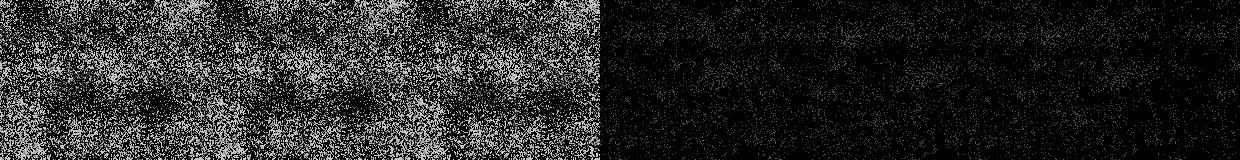

This is a level from a 2D game, rendered from its Tiled map with the project's own tilesets. A one-line summary and the map file follow, with tile-layer data summarised:
An orthogonal 62x8 tile map with 20x20 px tiles, 4 tile layers (Tile Layer 1, Tile Layer 2, Tile Layer 3, Tile Layer 4) and 14 objects.

<map version="1.9" tiledversion="1.9.1" orientation="orthogonal" renderorder="right-down" width="62" height="8" tilewidth="20" tileheight="20" infinite="0" nextlayerid="15" nextobjectid="36">
 <tileset firstgid="1" source="ts.tsx" />
 <layer id="8" name="Tile Layer 1" width="62" height="8" parallaxx="0.2">
  <data>[496 cells, 240 non-empty, 80 distinct tile ids]</data>
 </layer>
 <layer id="9" name="Tile Layer 2" width="62" height="8" parallaxx="0.4">
  <data>[496 cells, 240 non-empty, 80 distinct tile ids]</data>
 </layer>
 <layer id="10" name="Tile Layer 3" width="62" height="8" parallaxx="0.5">
  <data>[496 cells, 448 non-empty, 88 distinct tile ids]</data>
 </layer>
 <layer id="11" name="Tile Layer 4" width="62" height="8" parallaxx="0.8">
  <data>[496 cells, 496 non-empty, 80 distinct tile ids]</data>
 </layer>
 <objectgroup id="2" name="ensted_cool">
  <properties>
   <property name="nested" type="bool" value="true" />
  </properties>
 </objectgroup>
 <objectgroup id="4" name="static">
  <properties>
   <property name="static" type="bool" value="true" />
  </properties>
  <object id="8" x="-38.3333" y="135.333" width="182.667" height="45.1667">
   <properties>
    <property name="fall" type="bool" value="false" />
   </properties>
  </object>
  <object id="19" x="162" y="134" width="62.6667" height="68" />
  <object id="20" x="244.667" y="133.333" width="78" height="66.6667" />
  <object id="21" x="348.333" y="134.833" width="70" height="68" />
  <object id="22" x="449.333" y="148" width="77.3333" height="32" />
  <object id="24" x="743" y="143" width="141.5" height="33.5" />
  <object id="28" x="899" y="135.5" width="92.5" height="37.5" />
  <object id="31" x="1107" y="110.5" width="187.5" height="63.5" />
  <object id="33" x="581.5" y="148.5" width="53.5" height="42" />
  <object id="34" x="680" y="149.5" width="39.5" height="45.5" />
 </objectgroup>
 <objectgroup id="14" name="push">
  <properties>
   <property name="push" type="bool" value="true" />
  </properties>
  <object id="18" x="381.167" y="106.5" width="26.6667" height="26.6667">
   <properties>
    <property name="weight" type="int" value="10" />
   </properties>
  </object>
  <object id="35" x="605.333" y="132.5" width="11.6667" height="11.6667">
   <properties>
    <property name="weight" type="int" value="1" />
   </properties>
  </object>
 </objectgroup>
 <objectgroup id="5" name="fall">
  <properties>
   <property name="fall" type="bool" value="true" />
  </properties>
  <object id="30" x="1013.33" y="119" width="67" height="19.5" />
 </objectgroup>
 <objectgroup id="3" name="misc">
  <object id="7" x="20" y="117.333">
   <properties>
    <property name="spawn" type="bool" value="true" />
   </properties>
   <point />
  </object>
 </objectgroup>
</map>
